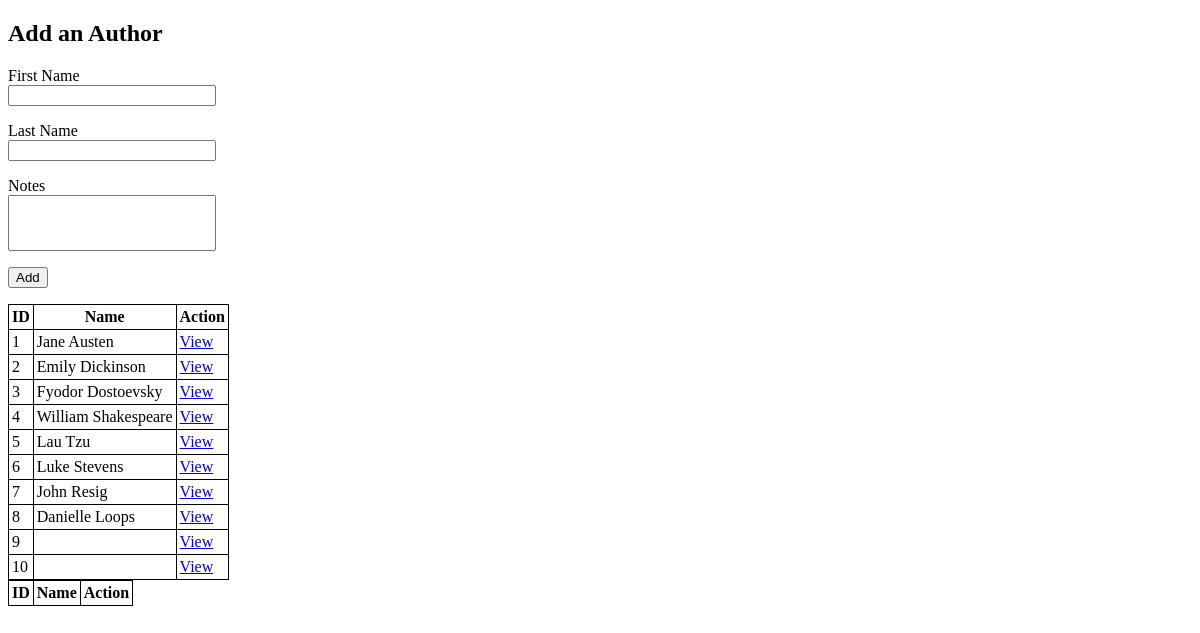
The app's page /authors with its own data.
### book_authors_app/models.py (models this page shows)
class Author(models.Model):
    first_name = models.CharField(max_length=45)
    last_name = models.CharField(max_length=45)
    notes = models.TextField(null=True)
    books = models.ManyToManyField('Book', related_name='authors')
    created_at = models.DateTimeField(auto_now_add=True)
    updated_at = models.DateTimeField(auto_now=True)

### book_authors_app/views.py (the view)
# urls.py: path('authors', views.authors),
def authors(request):
    context = {
        'authors': Author.objects.all()
    }
    return render(request, 'authors.html', context)

### book_authors_app/templates/authors.html (shortened to what this page needs)
<!DOCTYPE html>
<html lang="en">
<head>
    {% load static %}
    <link rel="stylesheet" href="{% static 'css/style.css' %}">
</head>
<body>
    <h2>Add an Author</h2>
    <form action = "/add_author" method = "POST">
        <p>
            <label for="first_name">First Name</label>
            <br><input type="text" name="first_name" class="title">
        </p>
        <p>
            <label for="last_name">Last Name</label>
            <br><input type="text" name="last_name" class="title">
        </p>
        <p>
            <label for="notes">Notes</label>
            <br><input type="text" name="notes" class="desc">
        </p>
        <p><button>Add</button></p>
        <table>
            <tr>
                <th>ID</th>
                <th>Name</th>
                <th>Action</th>
            </tr>
            {% for author in authors %}
            <tr>
                <td>{{author.id}}</td>
                <td>{{author.first_name}} {{author.last_name}}</td>
                <td><a href="/author/{{ author.id }}">View</a></td>
            </tr>
            {% endfor %}
        </table>
        <table>
            <tr>
                <th>ID</th>
                <th>Name</th>
                <th>Action</th>
            </tr>
        </table>
    </form>
</body>
</html>

### book_authors_app/static/css/style.css (style rules this page uses)
table, tr, th, td { border: black 1px solid; border-collapse: collapse; padding: 3px; }
.title { width:200px; }
.desc { width: 200px; height: 50px; }

### records on screen
Author: id "1", first_name "Jane", last_name "Austen"
Author: id "2", first_name "Emily", last_name "Dickinson"
Author: id "3", first_name "Fyodor", last_name "Dostoevsky"
Author: id "4", first_name "William", last_name "Shakespeare"
Author: id "5", first_name "Lau", last_name "Tzu"
Author: id "6", first_name "Luke", last_name "Stevens"
Author: id "7", first_name "John", last_name "Resig"
Author: id "8", first_name "Danielle", last_name "Loops"
Author: id "9"
Author: id "10"
